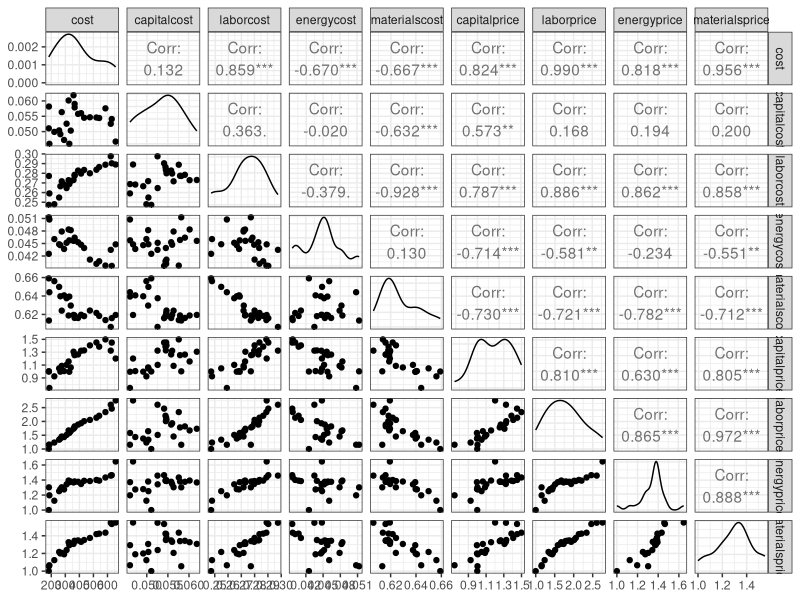
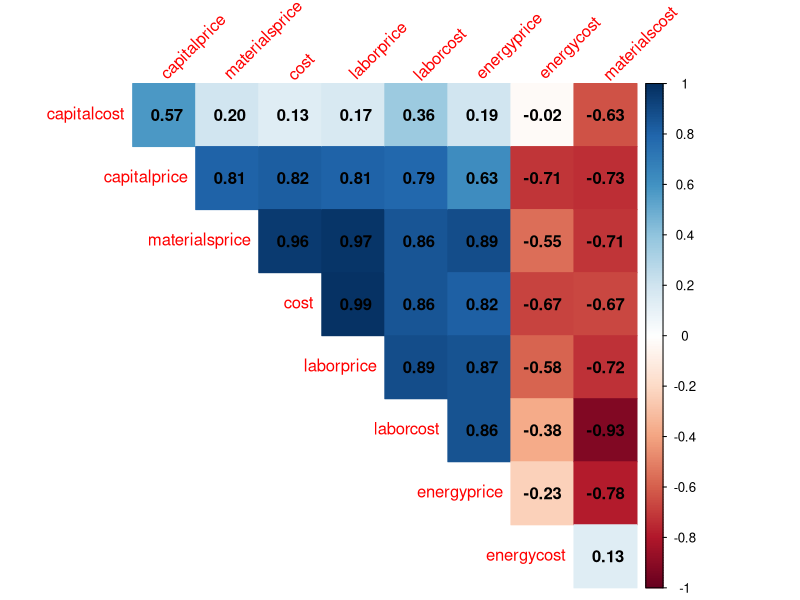
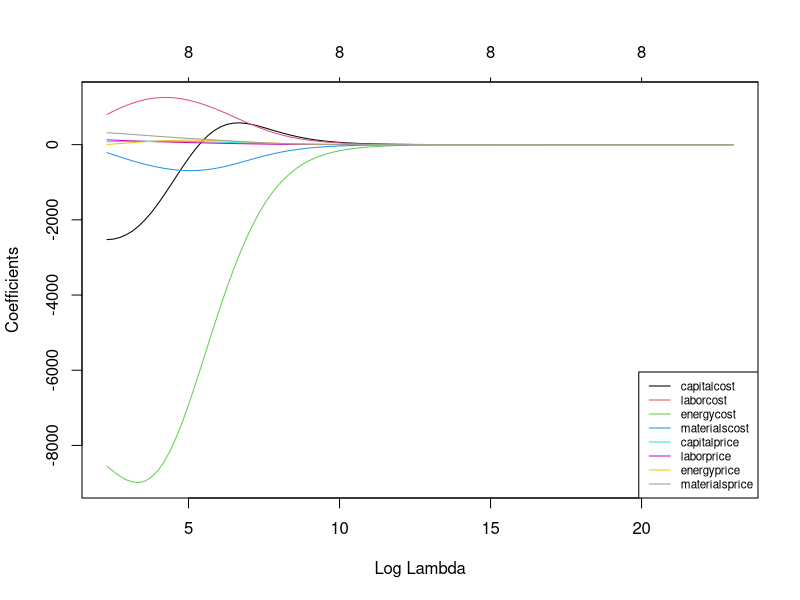
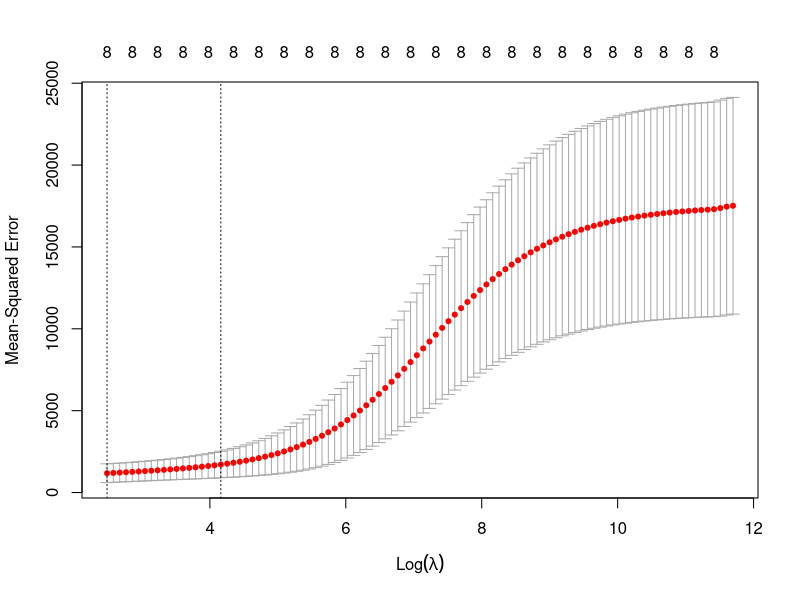
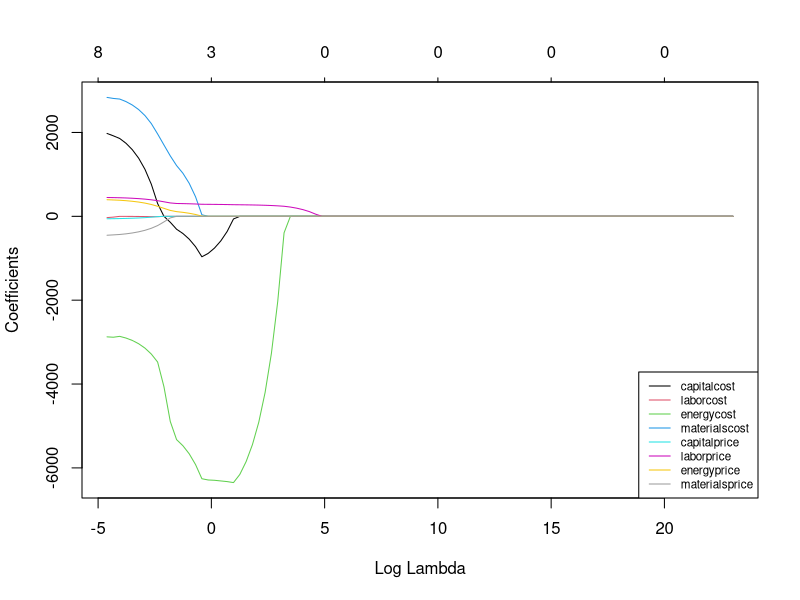
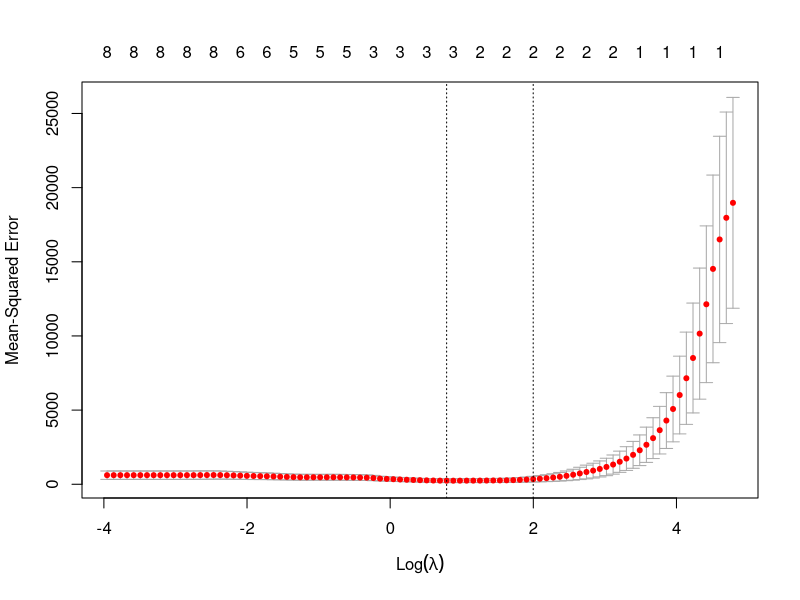
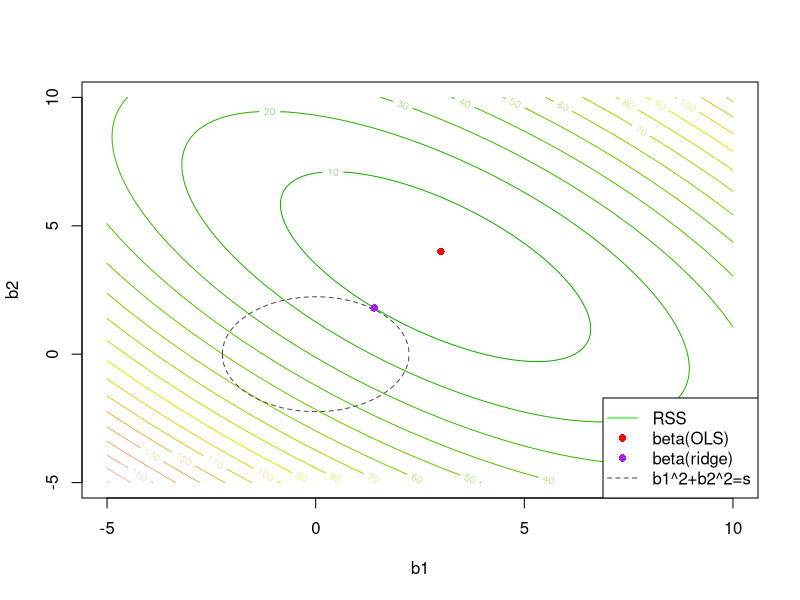

Write the R code that produced these figures, in order.
## ---- chunk 1
#| message: false
#| warning: false
#| echo: false
library(AER)
library(corrplot)
library(GGally)

data("ManufactCosts")
dados <- data.frame(ManufactCosts)
ggpairs(dados) + theme_bw()
## ---- chunk 2
#| message: false
#| warning: false
#| echo: false

r <- cor(dados)
corrplot::corrplot(r, 
                   method = "color",
                   type = "upper", 
                   order = "hclust",
                   addCoef.col = "black",
                   tl.srt = 45, diag = F)
## ---- chunk 3
#| message: false
#| warning: false
#| echo: false

X <- model.matrix(cost ~ ., dados)[,-1]
y <- dados$cost

tr <- round(0.5*nrow(dados))
set.seed(45)
treino <- sample(1:nrow(dados), tr, replace = F)
X.treino <- X[treino,]
y.treino <- y[treino]

library(glmnet) 

grid <- 10^seq(10, 1, length = 100)

rid1 <- glmnet(X.treino, y.treino, alpha = 0, lambda = grid)

plot(rid1, xvar = "lambda", col = 1:8)
legend("bottomright", lwd = 1, col = 1:8,
       legend = colnames(X.treino), cex = 0.7)
## ---- chunk 4
#| message: false
#| warning: false
#| echo: false

rid.cv <- cv.glmnet(X.treino, y.treino, alpha = 0)
plot(rid.cv)
bestlam <- rid.cv$lambda.min # melhor lambda
## ---- chunk 5
#| message: false
#| warning: false
#| echo: false
out <- glmnet(X, y, alpha = 0)
predict(out, type = "coefficients", s = bestlam)
## ---- chunk 6
#| message: false
#| warning: false
#| echo: false
grid <- 10^seq(10, -2, length = 100)
lasso1 <- glmnet(X.treino, y.treino, alpha = 1, lambda = grid)

plot(lasso1, xvar = "lambda", col = 1:8)
legend("bottomright", lwd = 1, col = 1:8,
       legend = colnames(X.treino), cex = 0.7)
## ---- chunk 7
#| message: false
#| warning: false
#| echo: false

lasso.cv <- cv.glmnet(X.treino, y.treino, alpha = 1)
plot(lasso.cv)
bestlam2 <- lasso.cv$lambda.min # lambda otimo
## ---- chunk 8
#| message: false
#| warning: false
#| echo: false
out2 <- glmnet(X, y, alpha = 1)
predict(out2, type = "coefficients", s = bestlam2)
## ---- chunk 9
#| message: false
#| warning: false
#| echo: false

# Função para calcular a perda de soma dos quadrados dos erros (RSS) para regressão rígida
rss_ridge <- function(beta0, beta1, beta2, X1, X2, y, alpha) {
  y_pred <- beta0 + beta1*X1 + beta2*X2
  rss <- sum((y - y_pred)^2) + alpha*(beta1^2 + beta2^2)  # Adicionando a penalização L2 (ridge)
  return(rss/50)
}

# Dados de exemplo
set.seed(123) # para garantir a reproducibilidade
X1 <- runif(100)
X2 <- runif(100)
y <- 2 + 3*X1 + 4*X2 + rnorm(100)

# Grid para coeficientes lineares
beta1_values <- seq(-5, 10, length.out = 100)
beta2_values <- seq(-5, 10, length.out = 100)
B1 <- outer(beta1_values, 1)
B2 <- outer(beta2_values, 1)

# Parâmetro de encolhimento (regularização)
alpha <- 5

# Calculando RSS para cada combinação de coeficientes
rss_values <- matrix(0, nrow = length(beta1_values), ncol = length(beta2_values))
for (i in 1:length(beta1_values)) {
  for (j in 1:length(beta2_values)) {
    rss_values[i, j] <- rss_ridge(2, beta1_values[i], beta2_values[j], X1, X2, y, alpha)
  }
}
## ---- chunk 10
#| message: false
#| warning: false
#| echo: false
#| fig-width: 8
#| fig-height: 8

contour(B1, B2, rss_values, 
        xlab = "b1", 
        ylab = "b2", 
        nlevels = 12,
        col = terrain.colors(20))

gx <- function(x) {
  y = sqrt(alpha - x^2)
  return(cbind(-y,y))
}

bet1 <- seq(-sqrt(5)+.00001,sqrt(5)-.00001,length=1000)
lines(bet1, gx(bet1)[,1], col = "grey30",lty=2)
lines(bet1, gx(bet1)[,2], col = "grey30",lty=2)

points(3,4, pch=16, col="red")
points(1.4, 1.8, pch=16, col="purple")
legend("bottomright", c("RSS", "beta(OLS)","beta(ridge)","b1^2+b2^2=s"), 
       pch=c(NA,16,16,NA),lty=c(1,NA,NA,2),col=c("green2","red","purple","grey30"))
